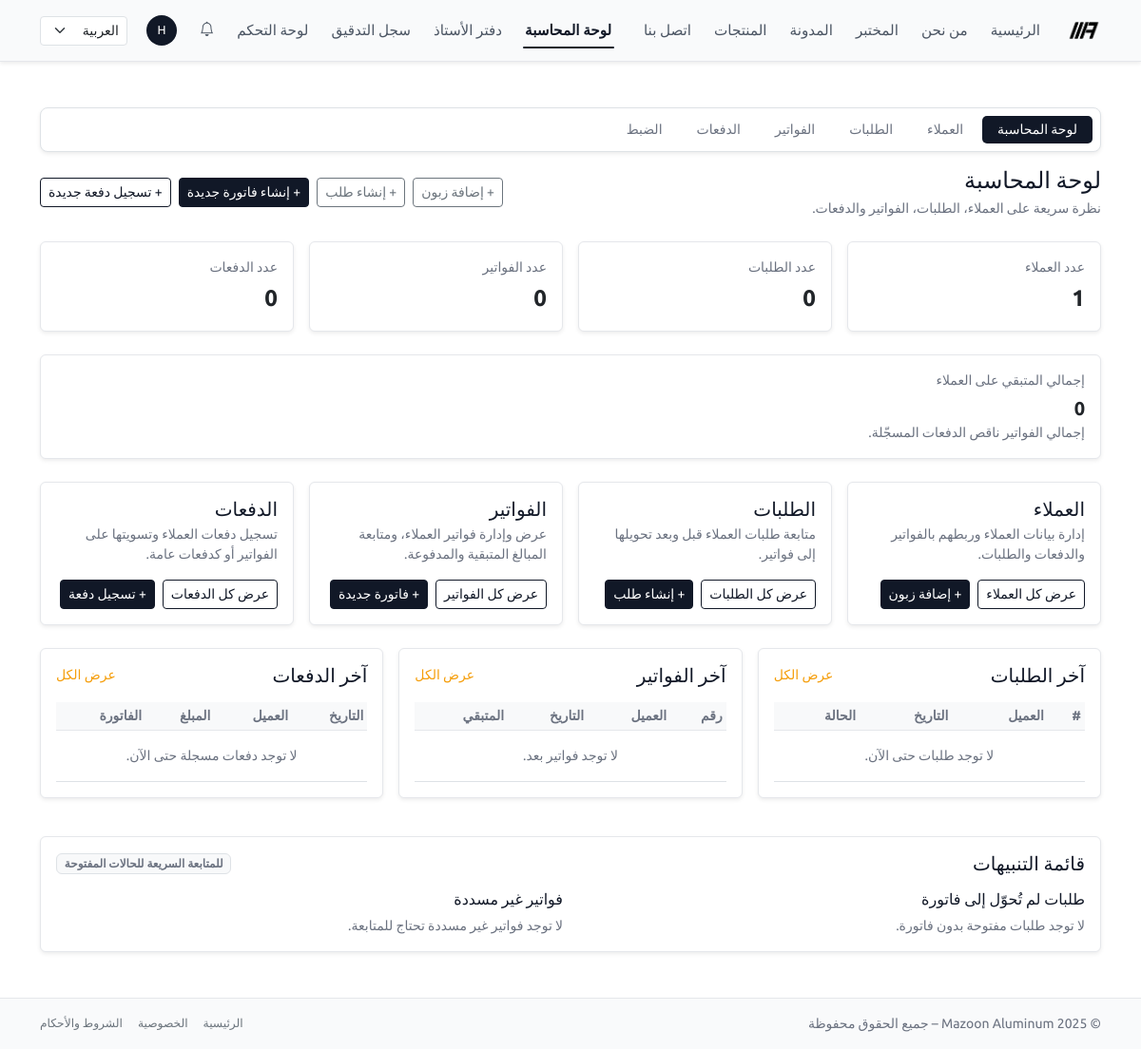
Page /ar/accounting/ (signed in) on the earlier database version.
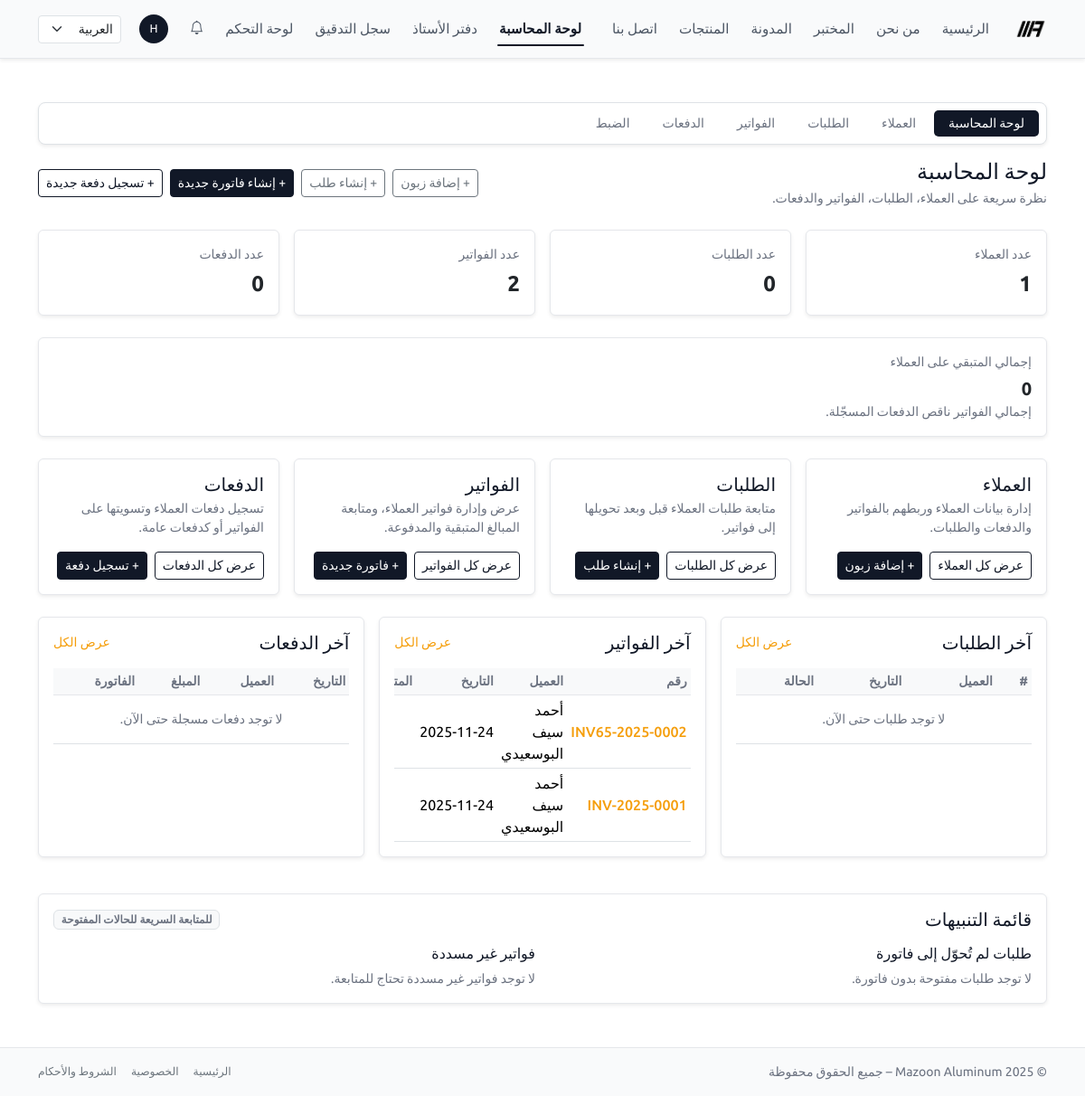
Same page on the later database version.
### accounting/models.py (models this page shows, shortened)
class Invoice(NumberedModel, StatefulDomainModel):
    class Status(models.TextChoices):
        DRAFT = "draft", "Draft"
        SENT = "sent", "Sent"
        PARTIALLY_PAID = "partially_paid", "Partially Paid"
        PAID = "paid", "Paid"
        CANCELLED = "cancelled", "Cancelled"
    customer = models.ForeignKey(
        Customer,
        on_delete=models.PROTECT,
        related_name="invoices",
    )
    issued_at = models.DateField(default=timezone.now)
    due_date = models.DateField(null=True, blank=True)
    description = models.TextField(blank=True)
    terms = models.TextField(
        blank=True,
        help_text="Terms and conditions shown on the invoice.",
    )
    total_amount = models.DecimalField(max_digits=12, decimal_places=3)
    paid_amount = models.DecimalField(
        max_digits=12,
        decimal_places=3,
        default=0,
        help_text="Cached sum of related payments for quick display.",
    )
    status = models.CharField(
        max_length=20,
        choices=Status.choices,
        default=Status.DRAFT,
    )
    ledger_entry = models.OneToOneField(
        "ledger.JournalEntry",
        null=True,
        blank=True,
        on_delete=models.SET_NULL,
        related_name="invoice",
        help_text="Linked ledger journal entry for this invoice, if posted.",
    )
    created_at = models.DateTimeField(auto_now_add=True)
    updated_at = models.DateTimeField(auto_now=True)
    class Meta:
        ordering = ("-issued_at", "-id")
        indexes = [
            models.Index(fields=["serial"]),
            models.Index(fields=["status"]),
            models.Index(fields=["issued_at"]),
        ]

class Customer(models.Model):
    user = models.OneToOneField(
        settings.AUTH_USER_MODEL,
        on_delete=models.SET_NULL,
        null=True,
        blank=True,
        related_name="customer_profile",
        help_text="Optional: link to a Django user for customer access.",
    )
    name = models.CharField(max_length=255)
    phone = models.CharField(max_length=50, blank=True)
    email = models.EmailField(blank=True)
    company_name = models.CharField(max_length=255, blank=True)
    tax_number = models.CharField(
        max_length=50,
        blank=True,
        help_text="Optional: VAT / Tax ID if applicable.",
    )
    country = models.CharField(
        max_length=255,
        blank=True,
        help_text="Country name (translatable).",
    )
    governorate = models.CharField(
        max_length=255,
        blank=True,
        help_text="Governorate / محافظة (translatable).",
    )
    wilaya = models.CharField(
        max_length=255,
        blank=True,
        help_text="Wilaya / ولاية (translatable).",
    )
    village = models.CharField(
        max_length=255,
        blank=True,
        help_text="Village / قرية (translatable).",
    )
    postal_code = models.CharField(
        max_length=20,
        blank=True,
        help_text="Postal code / الرمز البريدي (translatable if needed).",
    )
    po_box = models.CharField(
        max_length=20,
        blank=True,
        help_text="P.O. Box / صندوق البريد (translatable if needed).",
    )
    address = models.TextField(blank=True)
    created_at = models.DateTimeField(auto_now_add=True)
    class Meta:
        ordering = ("name", "id")

### accounting/views.py (the view)
# urls.py: path("", views.AccountingDashboardView.as_view(), name="dashboard"),
@method_decorator(accounting_staff_required, name="dispatch")
class AccountingDashboardView(AccountingSectionMixin, TemplateView):
    section = "dashboard"
    template_name = "accounting/dashboard.html"
    def get_context_data(self, **kwargs):
        ctx = super().get_context_data(**kwargs)
        invoices = Invoice.objects.select_related("customer").all()
        customers = Customer.objects.all()
        payments = Payment.objects.select_related("customer", "invoice").all()
        orders = Order.objects.select_related("customer").all()
        total_amount = invoices.aggregate(s=Sum("total_amount"))["s"] or Decimal("0")
        total_paid = invoices.aggregate(s=Sum("paid_amount"))["s"] or Decimal("0")
        total_balance = total_amount - total_paid
        ctx["invoice_count"] = invoices.count()
        ctx["customer_count"] = customers.count()
        ctx["payment_count"] = payments.count()
        ctx["order_count"] = orders.count()
        ctx["total_amount"] = total_amount
        ctx["total_balance"] = total_balance
        ctx["recent_invoices"] = invoices.order_by("-issued_at", "-id")[:5]
        ctx["recent_payments"] = payments.order_by("-date", "-id")[:5]
        ctx["recent_orders"] = orders.order_by("-created_at", "-id")[:5]
        ctx["pending_orders"] = (
            orders
            .filter(invoice__isnull=True)
            .order_by("-created_at", "-id")[:5]
        )
        ctx["unpaid_invoices"] = (
            invoices
            .exclude(status=Invoice.Status.PAID)
            .exclude(status=Invoice.Status.CANCELLED)
            .filter(total_amount__gt=F("paid_amount"))
            .order_by("-issued_at", "-id")[:5]
        )
        return ctx

### accounting/views.py (called while the page is built)
def is_accounting_staff(user):
    return (
        user.is_authenticated
        and user.is_active
        and user.groups.filter(name="accounting_staff").exists()
    )

    def get_context_data(self, **kwargs):
        ctx = super().get_context_data(**kwargs)
        ctx["accounting_section"] = self.section
        return ctx

### core/context_processors/notifications.py (called while the page is built)
def notifications_context(request):
    user = request.user
    if not user.is_authenticated:
        return {}
    base_qs = Notification.objects.for_user(user)
    unread_count = base_qs.unread().count()
    recent_notifications = list(
        base_qs.select_related("target_content_type")[:10]
    )
    return {
        "notif_unread_count": unread_count,
        "notif_recent": recent_notifications,
        "notif_has_unread": unread_count > 0,
    }

### core/models/notifications.py (called while the page is built)
    def visible(self):
        return self.filter(is_deleted=False)

    def for_user(self, user):
        return self.visible().filter(recipient=user)

    def unread(self):
        return self.filter(is_read=False)

### templates/accounting/dashboard.html (shortened to what the changed rows need)
{% extends "base.html" %}
{% load i18n %}
{% block content %}
<div class="py-4">
  <div class="d-flex flex-wrap justify-content-between align-items-center mb-4 gap-2">
    <div>
      <h1 class="h4 mb-1">
        {% trans "لوحة المحاسبة" %}
      </h1>
    </div>
  </div>
  <div class="row g-3 mb-4">
    <div class="col-md-3 col-sm-6">
      <div class="card h-100 border-0 shadow-sm">
        <div class="card-body">
          <div class="text-muted text-uppercase small mb-1">
            {% trans "عدد الفواتير" %}
          </div>
          <div class="fs-4 fw-semibold">{{ invoice_count }}</div>
        </div>
      </div>
    </div>
  </div>
  <div class="row g-3">
    <div class="col-md-4">
      <div class="card h-100 border-0 shadow-sm">
        <div class="card-body">
          <div class="table-responsive">
            <table class="table table-sm align-middle mb-0">
              <thead class="table-light">
                <tr>
                  <th class="small text-muted">#</th>
                  <th class="small text-muted">{% trans "العميل" %}</th>
                  <th class="small text-muted">{% trans "التاريخ" %}</th>
                  <th class="small text-muted">{% trans "الحالة" %}</th>
                </tr>
              </thead>
            </table>
          </div>
        </div>
      </div>
    </div>
    <div class="col-md-4">
      <div class="card h-100 border-0 shadow-sm">
        <div class="card-body">
          <div class="table-responsive">
            <table class="table table-sm align-middle mb-0">
              <thead class="table-light">
                <tr>
                  <th class="small text-muted">{% trans "رقم" %}</th>
                  <th class="small text-muted">{% trans "العميل" %}</th>
                  <th class="small text-muted">{% trans "التاريخ" %}</th>
                  <th class="small text-muted">{% trans "المتبقي" %}</th>
                </tr>
              </thead>
              <tbody>
                {% for inv in recent_invoices %}
                  <tr>
                    <td class="text-nowrap">
                      <a href="{% url 'accounting:invoice_detail' serial=inv.serial %}">
                        {{ inv.serial }}
                      </a>
                    </td>
                    <td>
                      {{ inv.customer.name }}
                    </td>
                    <td class="text-nowrap">
                      {{ inv.issued_at|date:"Y-m-d" }}
                    </td>
                    <td class="text-nowrap">
                    </td>
                  </tr>
                {% empty %}
                  <tr>
                    <td colspan="4" class="text-muted text-center small py-3">
                      {% trans "لا توجد فواتير بعد." %}
                    </td>
                  </tr>
                {% endfor %}
              </tbody>
            </table>
          </div>
        </div>
      </div>
    </div>
    <div class="col-md-4">
      <div class="card h-100 border-0 shadow-sm">
        <div class="card-body">
          <div class="table-responsive">
            <table class="table table-sm align-middle mb-0">
              <thead class="table-light">
                <tr>
                  <th class="small text-muted">{% trans "التاريخ" %}</th>
                  <th class="small text-muted">{% trans "العميل" %}</th>
                  <th class="small text-muted">{% trans "المبلغ" %}</th>
                  <th class="small text-muted">{% trans "الفاتورة" %}</th>
                </tr>
              </thead>
            </table>
          </div>
        </div>
      </div>
    </div>
  </div>
</div>
{% endblock %}

Differences in the rows shown:
added Invoice: serial "INV65-2025-0002", customer.name "أحمد سيف البوسعيدي", issued_at "2025-11-24"
added Invoice: serial "INV-2025-0001", customer.name "أحمد سيف البوسعيدي", issued_at "2025-11-24"
Other differences:
{{ invoice_count }}: "0" → "2"
text no longer shown: "لا توجد فواتير بعد."
